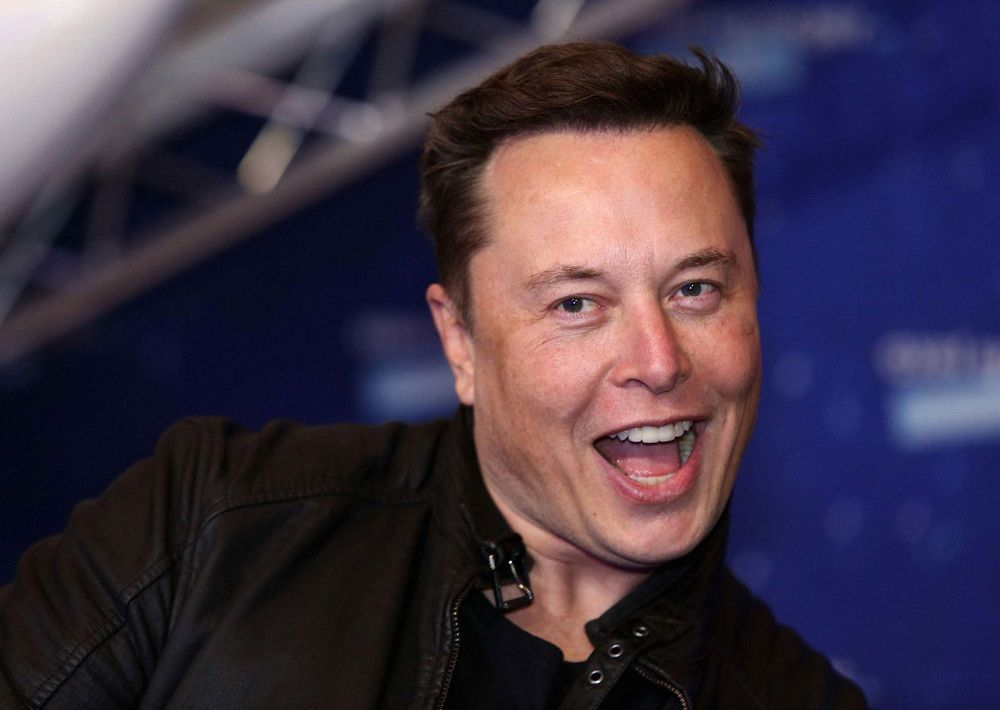
#> input picture faces/Elon Musk.jpg, 1000 x 710 px; its folder holds only this picture in this run
$ python main2-sample-face-trainng.py
#> lines starting #> are read from the running program, lines starting #| are printed output that depends on the picture
import cv2
import numpy as np
import os
from PIL import Image

face_cascade = cv2.CascadeClassifier(
    cv2.data.haarcascades + 'haarcascade_frontalface_default.xml')
recognizer = cv2.face.LBPHFaceRecognizer_create()  # LBPH를 사용할 새 변수 생성

Face_ID = 0
pev_person_name = []
y_ID = []
x_train = []

Face_Images = os.path.join(os.getcwd(), "faces")  # 이미지 폴더 지정
print(Face_Images)

for root, dirs, files in os.walk(Face_Images):  # 파일 목록 가져오기
    for file in files:
        if file.endswith("jpeg") or file.endswith("jpg") or file.endswith("png"):  # 이미지 파일 필터링
            path = os.path.join(root, file)
            person_name = os.path.basename(file)
            print(path, person_name)

            img = cv2.imread(path)  # 이미지 파일 가져오기
#> img is the input picture: shape (710, 1000, 3); mean B, G, R 68.5, 50.5, 61.8
            gray_image = cv2.cvtColor(img, cv2.COLOR_BGR2GRAY)
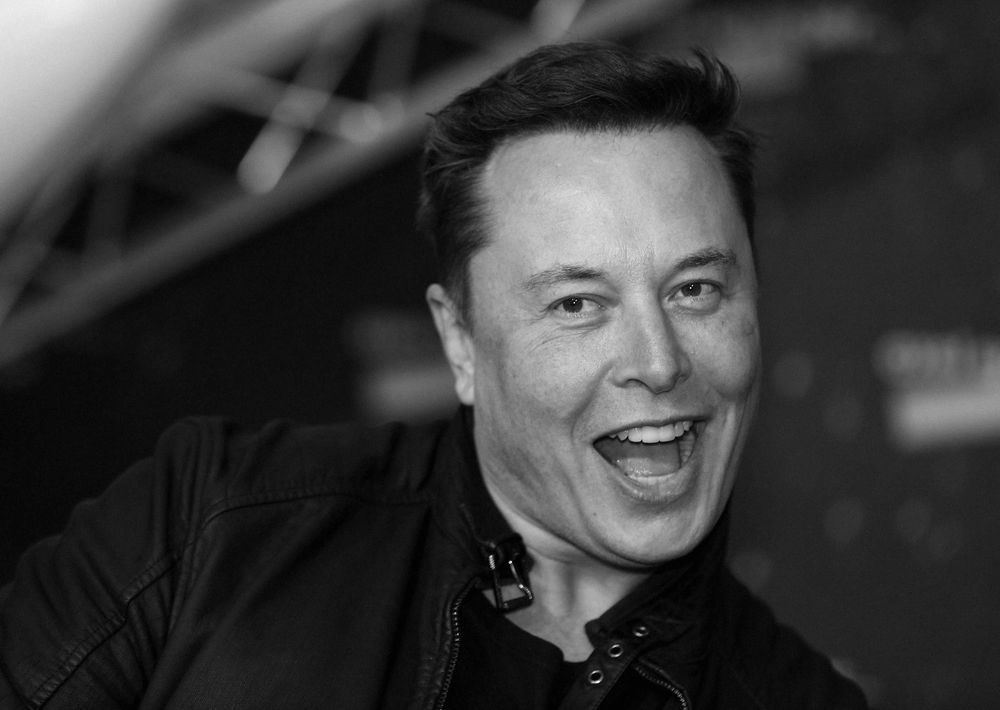
#> gray_image: shape (710, 1000); min 0, max 254, mean 56
            faces = face_cascade.detectMultiScale(
                gray_image, scaleFactor=1.06, minNeighbors=5)  # 얼굴 찾기
#> faces = [[470, 167, 336, 336]]

            print(Face_ID, faces)
#| 0 [[470 167 336 336]]

            for (x, y, w, h) in faces:
                roi = gray_image[y:y+h, x:x+w]  # 얼굴부분만 가져오기
                x_train.append(roi)
                y_ID.append(Face_ID)

                Face_ID = Face_ID+1
                pev_person_name.append(person_name)

                recognizer.train(x_train, np.array(y_ID))  # matrix 만들기
                recognizer.save("face-trainner.yml")  # 저장하기
#> this loop made 1 pass
#> (x, y, w, h, Face_ID) on pass 1: (470, 167, 336, 336, 1)
#> pass 1, `roi = gray_image[y:y+h, x:x+w]`:
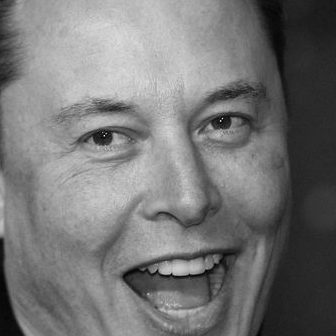
#> roi: shape (336, 336); min 1, max 237, mean 117.7
#> after the loop, Face_ID = 1; pev_person_name = ['Elon Musk.jpg']; x_train = 1 item; y_ID = [0]

print('pev_person_name:', pev_person_name)
#| pev_person_name: ['Elon Musk.jpg']

$ run again, on faces/Ryan Reynolds.jpg
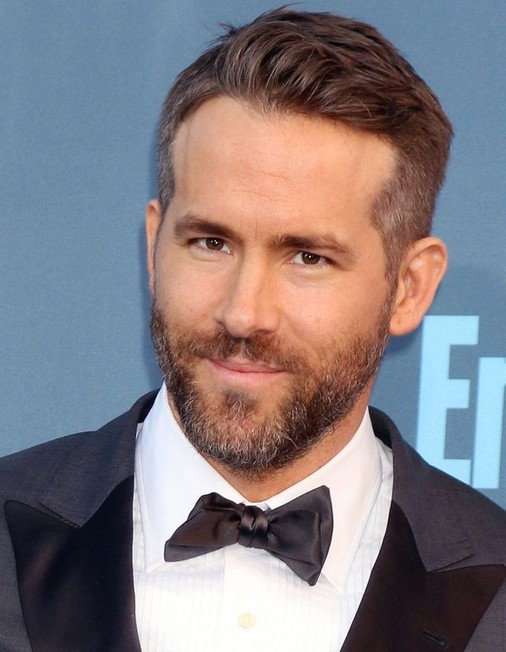
#> input picture faces/Ryan Reynolds.jpg, 506 x 652 px
#> img is the input picture: shape (652, 506, 3); mean B, G, R 129.3, 124, 130.9
#> `gray_image = cv2.cvtColor(img, cv2.COLOR_BGR2GRAY)`:
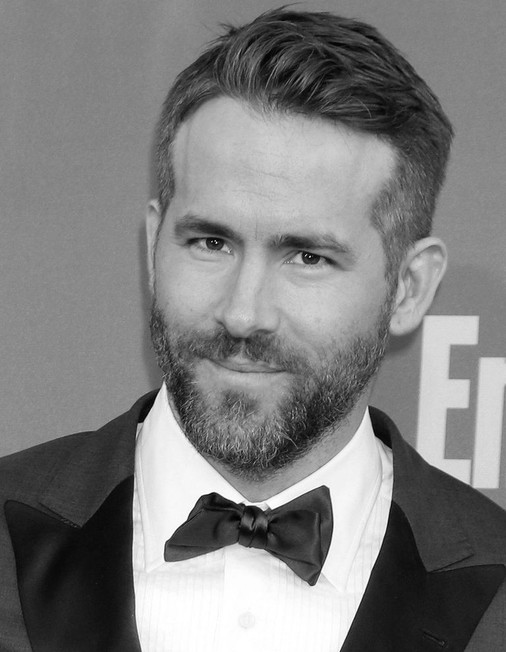
#> gray_image: shape (652, 506); min 1, max 255, mean 126.6
#> faces = [[106, 133, 297, 297]]
#| 0 [[106 133 297 297]]
#> the loop `for (x, y, w, h) in faces:` made 1 pass
#> (x, y, w, h, Face_ID) on pass 1: (106, 133, 297, 297, 1)
#> pass 1, `roi = gray_image[y:y+h, x:x+w]`:
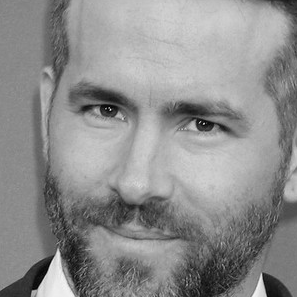
#> roi: shape (297, 297); min 2, max 251, mean 142
#> after the loop `for (x, y, w, h) in faces:`: Face_ID = 1; pev_person_name = ['Ryan Reynolds.jpg']; x_train = 1 item; y_ID = [0]
#| pev_person_name: ['Ryan Reynolds.jpg']

$ run again, on faces/suwan.jpg
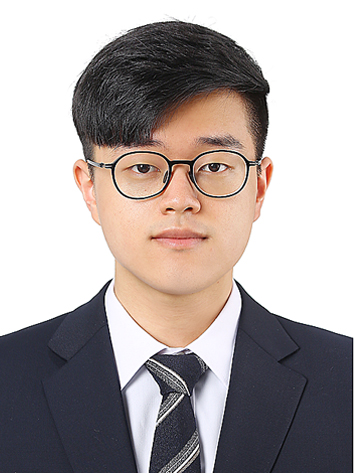
#> input picture faces/suwan.jpg, 354 x 473 px
#> img is the input picture: shape (473, 354, 3); mean B, G, R 161.8, 163, 171.4
#> `gray_image = cv2.cvtColor(img, cv2.COLOR_BGR2GRAY)`:
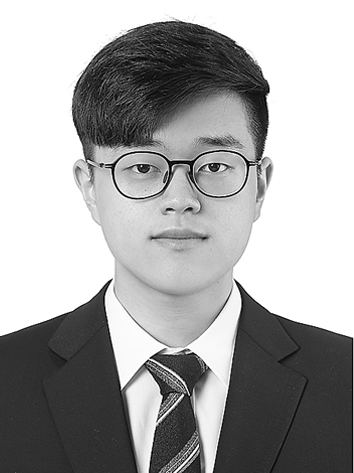
#> gray_image: shape (473, 354); min 0, max 255, mean 165.3
#> faces = [[67, 83, 221, 221]]
#| 0 [[ 67  83 221 221]]
#> the loop `for (x, y, w, h) in faces:` made 1 pass
#> (x, y, w, h, Face_ID) on pass 1: (67, 83, 221, 221, 1)
#> pass 1, `roi = gray_image[y:y+h, x:x+w]`:
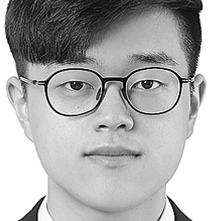
#> roi: shape (221, 221); min 0, max 255, mean 174.5
#> after the loop `for (x, y, w, h) in faces:`: Face_ID = 1; pev_person_name = ['suwan.jpg']; x_train = 1 item; y_ID = [0]
#| pev_person_name: ['suwan.jpg']

$ run again, on faces/suwan2.jpg
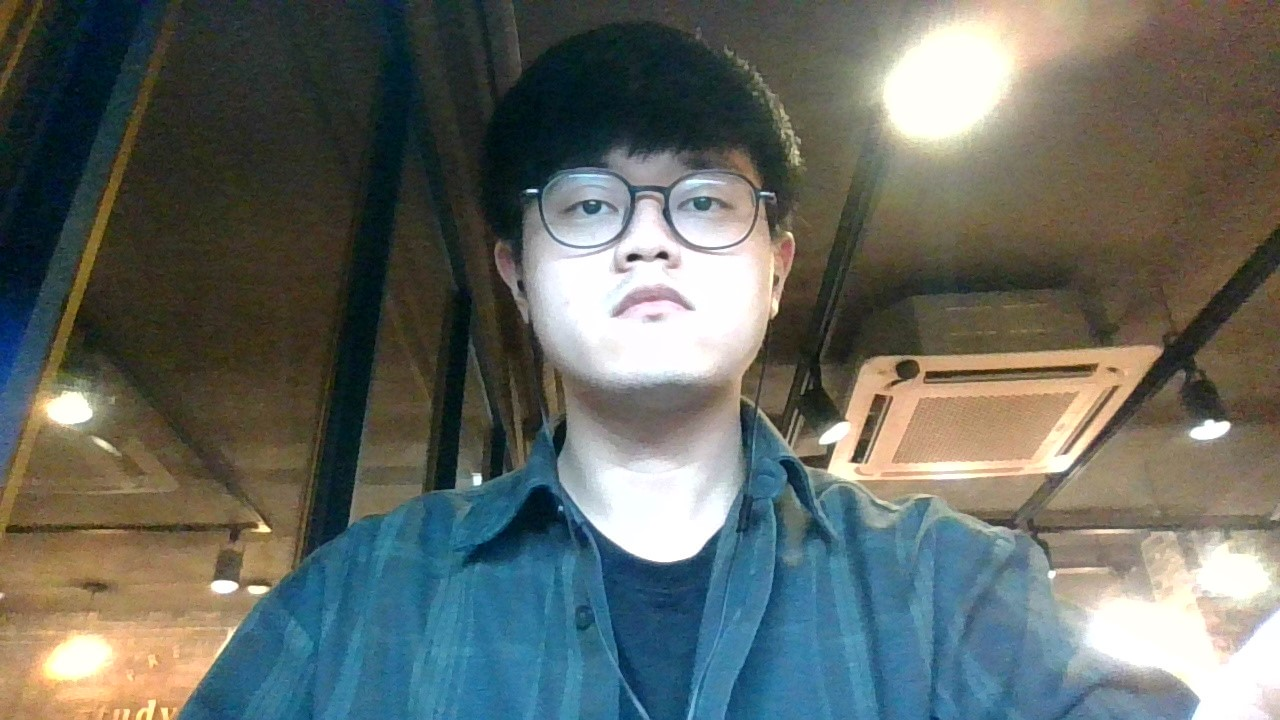
#> input picture faces/suwan2.jpg, 1280 x 720 px
#> img is the input picture: shape (720, 1280, 3); mean B, G, R 99.6, 104.9, 99.4
#> `gray_image = cv2.cvtColor(img, cv2.COLOR_BGR2GRAY)`:
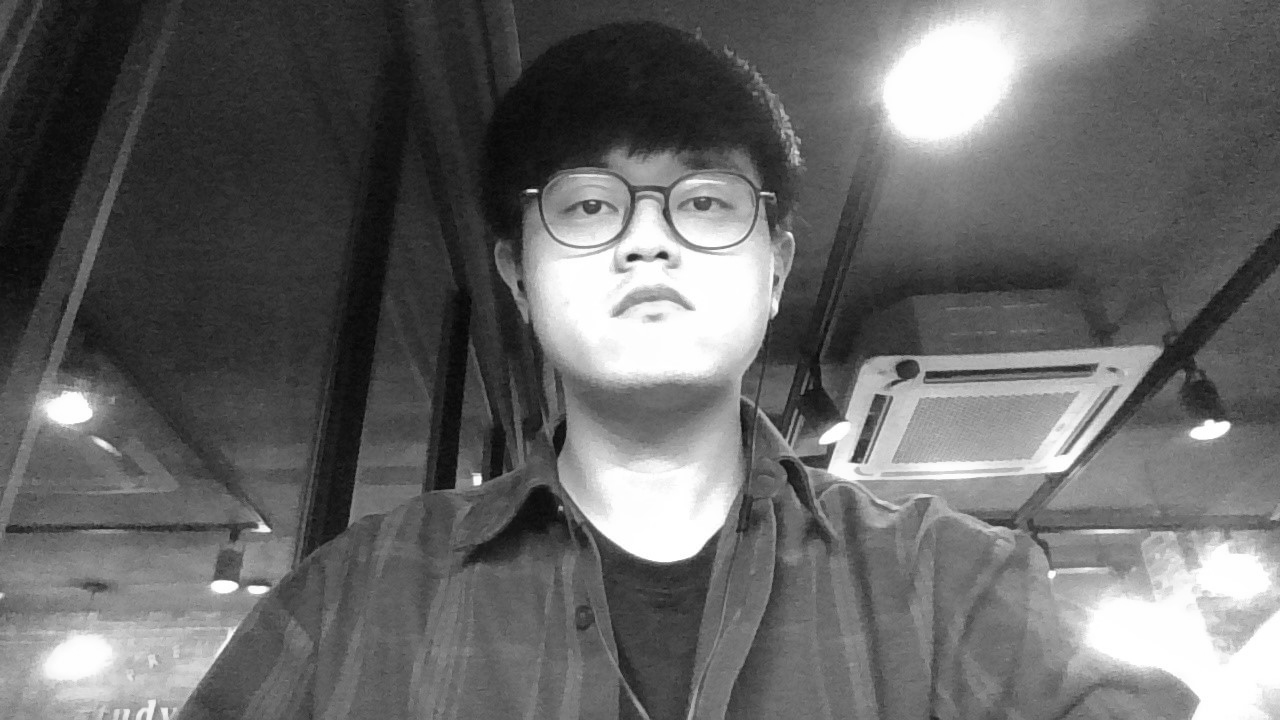
#> gray_image: shape (720, 1280); min 3, max 255, mean 102.7
#> faces = [[331, 490, 113, 113], [499, 93, 289, 289]]
#| 0 [[331 490 113 113]
#|  [499  93 289 289]]
#> the loop `for (x, y, w, h) in faces:` made 2 passes
#> (x, y, w, h, Face_ID) on passes 1 to 2: (331, 490, 113, 113, 1), (499, 93, 289, 289, 2)
#> pass 2, `roi = gray_image[y:y+h, x:x+w]`:
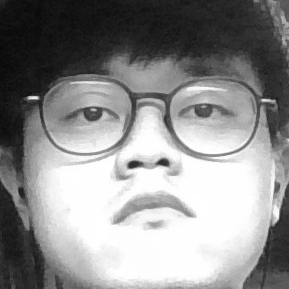
#> roi: shape (289, 289); min 5, max 255, mean 141.4
#> after the loop `for (x, y, w, h) in faces:`: Face_ID = 2; pev_person_name = ['suwan2.jpg', 'suwan2.jpg']; x_train = 2 items; y_ID = [0, 1]
#| pev_person_name: ['suwan2.jpg', 'suwan2.jpg']

$ run again, on faces/Elon Musk2.jpg
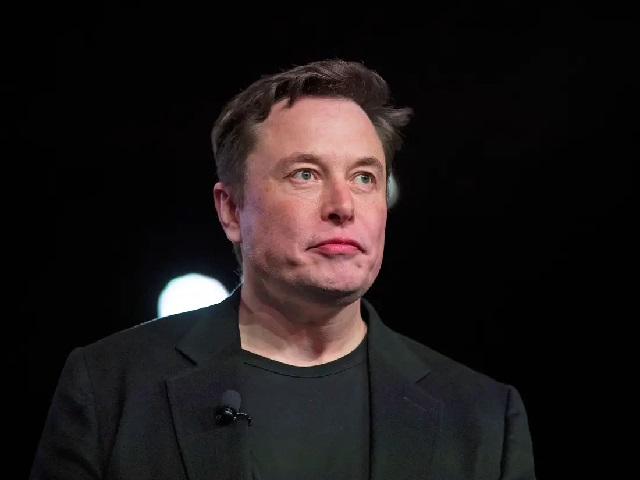
#> input picture faces/Elon Musk2.jpg, 640 x 480 px
#> img is the input picture: shape (480, 640, 3); mean B, G, R 24.2, 24.1, 29.5
#> `gray_image = cv2.cvtColor(img, cv2.COLOR_BGR2GRAY)`:
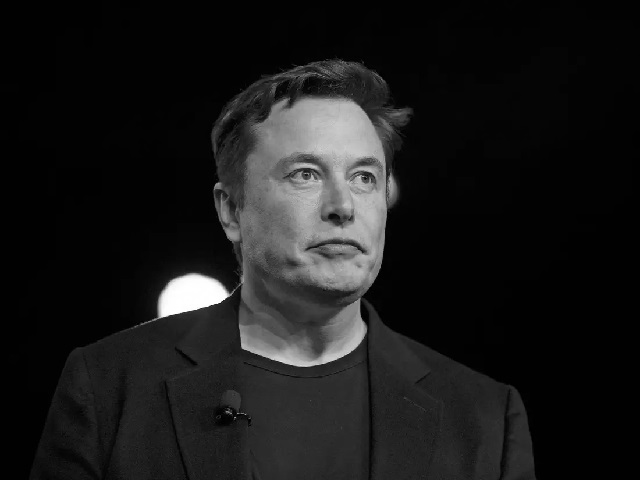
#> gray_image: shape (480, 640); min 0, max 255, mean 25.7
#> faces = [[253, 108, 167, 167]]
#| 0 [[253 108 167 167]]
#> the loop `for (x, y, w, h) in faces:` made 1 pass
#> (x, y, w, h, Face_ID) on pass 1: (253, 108, 167, 167, 1)
#> pass 1, `roi = gray_image[y:y+h, x:x+w]`:
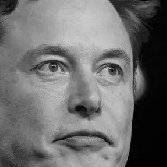
#> roi: shape (167, 167); min 0, max 222, mean 110.3
#> after the loop `for (x, y, w, h) in faces:`: Face_ID = 1; pev_person_name = ['Elon Musk2.jpg']; x_train = 1 item; y_ID = [0]
#| pev_person_name: ['Elon Musk2.jpg']
